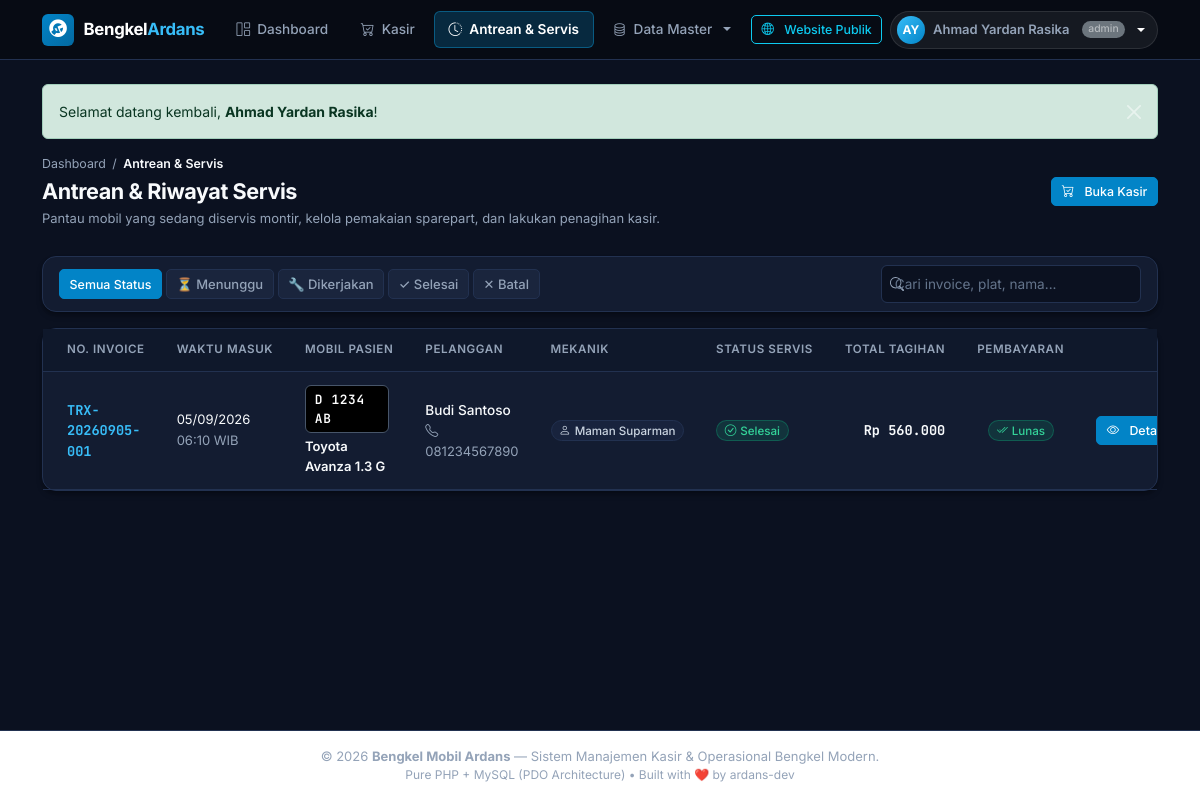
The page /transaksi.php (signed in) on the database its author committed.
### tables this page shows
CREATE TABLE transaksi (
    id_transaksi INT AUTO_INCREMENT PRIMARY KEY,
    kode_transaksi VARCHAR(30) NOT NULL UNIQUE COMMENT 'Nomor invoice resmi (misal: TRX-20260905-001)',
    id_kendaraan INT NOT NULL COMMENT 'Mobil yang dikerjakan',
    id_mekanik INT NOT NULL COMMENT 'Mekanik penanggung jawab servis',
    id_admin INT NULL COMMENT 'Kasir yang memproses nota pembayaran',
    kilometer INT DEFAULT 0 COMMENT 'Angka odometer spedometer saat mobil masuk',
    keluhan TEXT NOT NULL COMMENT 'Masalah yang dirasakan pemilik kendaraan',
    catatan_mekanik TEXT NULL COMMENT 'Hasil diagnosa dan saran perawatan mekanik',
    tanggal DATETIME DEFAULT CURRENT_TIMESTAMP COMMENT 'Waktu penerimaan servis',
    status_servis ENUM('Menunggu', 'Dikerjakan', 'Selesai', 'Dibatalkan') DEFAULT 'Menunggu' COMMENT 'Alur pengerjaan mobil',
    metode_pembayaran ENUM('Tunai', 'Transfer Bank', 'QRIS') DEFAULT 'Tunai' COMMENT 'Cara bayar pelanggan',
    total_jasa DECIMAL(12, 2) NOT NULL DEFAULT 0.00 COMMENT 'Subtotal akumulasi seluruh biaya jasa',
    total_sparepart DECIMAL(12, 2) NOT NULL DEFAULT 0.00 COMMENT 'Subtotal akumulasi seluruh biaya sparepart',
    total_biaya DECIMAL(12, 2) NOT NULL DEFAULT 0.00 COMMENT 'Total akhir yang wajib dibayar pelanggan',
    jumlah_bayar DECIMAL(12, 2) NOT NULL DEFAULT 0.00 COMMENT 'Uang tunai/transfer yang diserahkan pelanggan',
    kembalian DECIMAL(12, 2) NOT NULL DEFAULT 0.00 COMMENT 'Uang kembalian yang diberikan kasir',
    status_pembayaran ENUM('Belum Lunas', 'Lunas') DEFAULT 'Belum Lunas' COMMENT 'Status tagihan kasir',
    CONSTRAINT fk_transaksi_kendaraan 
        FOREIGN KEY (id_kendaraan) REFERENCES kendaraan(id_kendaraan) 
        ON DELETE RESTRICT ON UPDATE CASCADE,
    CONSTRAINT fk_transaksi_mekanik 
        FOREIGN KEY (id_mekanik) REFERENCES mekanik(id_mekanik) 
        ON DELETE RESTRICT ON UPDATE CASCADE,
    CONSTRAINT fk_transaksi_admin 
        FOREIGN KEY (id_admin) REFERENCES admin(id_admin) 
        ON DELETE SET NULL ON UPDATE CASCADE
);

CREATE TABLE kendaraan (
    id_kendaraan INT AUTO_INCREMENT PRIMARY KEY,
    id_pelanggan INT NOT NULL COMMENT 'ID pemilik mobil (Foreign Key ke tabel pelanggan)',
    plat_nomor VARCHAR(20) NOT NULL UNIQUE COMMENT 'Nomor polisi unik mobil (misal: D 1234 AB)',
    merek VARCHAR(50) NOT NULL COMMENT 'Pabrikan mobil (misal: Toyota, Honda, Daihatsu)',
    tipe VARCHAR(50) NOT NULL COMMENT 'Model spesifik mobil (misal: Avanza 1.3 G, Brio Satya)',
    tahun INT NULL COMMENT 'Tahun perakitan mobil untuk panduan spesifikasi suku cadang',
    transmisi ENUM('Manual', 'Matic') DEFAULT 'Manual' COMMENT 'Tipe transmisi mobil',
    warna VARCHAR(30) NULL COMMENT 'Warna mobil untuk memudahkan identifikasi di bengkel',
    created_at TIMESTAMP DEFAULT CURRENT_TIMESTAMP,
    CONSTRAINT fk_kendaraan_pelanggan 
        FOREIGN KEY (id_pelanggan) REFERENCES pelanggan(id_pelanggan) 
        ON DELETE CASCADE ON UPDATE CASCADE
);

CREATE TABLE pelanggan (
    id_pelanggan INT AUTO_INCREMENT PRIMARY KEY,
    nama VARCHAR(100) NOT NULL COMMENT 'Nama lengkap pelanggan',
    no_telepon VARCHAR(20) NOT NULL COMMENT 'Nomor WhatsApp/HP untuk konfirmasi servis selesai',
    alamat TEXT NULL COMMENT 'Alamat tempat tinggal pelanggan',
    created_at TIMESTAMP DEFAULT CURRENT_TIMESTAMP COMMENT 'Waktu pertama kali terdaftar'
);

CREATE TABLE mekanik (
    id_mekanik INT AUTO_INCREMENT PRIMARY KEY,
    nama_mekanik VARCHAR(100) NOT NULL COMMENT 'Nama teknisi bengkel',
    no_telepon VARCHAR(20) NULL COMMENT 'Nomor kontak mekanik',
    keahlian VARCHAR(100) NULL COMMENT 'Spesialisasi (misal: Mesin, Kelistrikan, Kaki-kaki)',
    status ENUM('Aktif', 'Cuti', 'Nonaktif') DEFAULT 'Aktif' COMMENT 'Status kesiapan montir',
    alamat TEXT NULL COMMENT 'Alamat domisili teknisi',
    created_at TIMESTAMP DEFAULT CURRENT_TIMESTAMP
);

### transaksi.php (the view, shortened to what this page needs)
<?php
$filter_status = $_GET['status'] ?? 'Semua';
$sql = "
    SELECT t.*,
           k.plat_nomor, k.merek, k.tipe,
           p.nama AS nama_pelanggan, p.no_telepon,
           m.nama_mekanik
    FROM transaksi t
    JOIN kendaraan k ON t.id_kendaraan = k.id_kendaraan
    JOIN pelanggan p ON k.id_pelanggan = p.id_pelanggan
    JOIN mekanik m ON t.id_mekanik = m.id_mekanik
";
$params = [];
$sql .= " ORDER BY t.id_transaksi DESC";
$stmt = db()->prepare($sql);
$stmt->execute($params);
$transaksi_list = $stmt->fetchAll();
include __DIR__ . '/includes/header.php';
?>
<div class="page-header-box">
    <div>
        <ul class="breadcrumb-custom">
            <li><a href="dashboard.php">Dashboard</a></li>
            <li>/</li>
            <li class="active">Antrean & Servis</li>
        </ul>
        <h1 class="page-title mb-1">Antrean & Riwayat Servis</h1>
        <p class="page-subtitle mb-0">Pantau mobil yang sedang diservis montir, kelola pemakaian sparepart, dan lakukan penagihan kasir.</p>
    </div>
    <div class="d-flex align-items-center gap-2">
        <a href="kasir.php" class="btn btn-primary btn-sm">
            <i class="bi bi-cart-check me-1"></i> Buka Kasir
        </a>
    </div>
</div>
<div class="card mb-3">
    <div class="card-body py-2 px-3">
        <div class="d-flex align-items-center justify-content-between flex-wrap gap-2">
            <div class="d-flex gap-1 overflow-x-auto">
                <?php
                $statuses = ['Semua', 'Menunggu', 'Dikerjakan', 'Selesai', 'Dibatalkan'];
                foreach ($statuses as $st):
                ?>
                    <a class="btn btn-sm <?= $filter_status === $st ? 'btn-primary' : 'btn-light border text-muted' ?>"
                       href="transaksi.php?status=<?= urlencode($st) ?>">
                        <?php if ($st === 'Semua'): ?>
                            Semua Status
                        <?php elseif ($st === 'Menunggu'): ?>
                            ⏳ Menunggu
                        <?php elseif ($st === 'Dikerjakan'): ?>
                            🔧 Dikerjakan
                        <?php elseif ($st === 'Selesai'): ?>
                            ✓ Selesai
                        <?php else: ?>
                            ✕ Batal
                        <?php endif; ?>
                    </a>
                <?php endforeach; ?>
            </div>
            <input type="text" id="filterInput" class="form-control form-control-sm table-search-input" placeholder="Cari invoice, plat, nama..." onkeyup="filterTabel()">
        </div>
    </div>
</div>
<div class="card">
    <div class="card-body p-0">
        <div class="table-responsive">
            <table class="table align-middle" id="tableAntrean">
                <thead>
                    <tr>
                        <th class="ps-4">No. Invoice</th>
                        <th>Waktu Masuk</th>
                        <th>Mobil Pasien</th>
                        <th>Pelanggan</th>
                        <th>Mekanik</th>
                        <th>Status Servis</th>
                        <th class="text-end">Total Tagihan</th>
                        <th class="text-center">Pembayaran</th>
                        <th class="text-end pe-4">Aksi</th>
                    </tr>
                </thead>
                <tbody>
                    <?php if (empty($transaksi_list)): ?>
                        <tr>
                            <td colspan="9" class="text-center py-5 text-muted">
                                <i class="bi bi-receipt fs-2 d-block mb-2 text-secondary"></i>
                                Belum ada riwayat transaksi dengan filter status ini.
                            </td>
                        </tr>
                    <?php else: ?>
                        <?php foreach ($transaksi_list as $row): ?>
                            <tr>
                                <td class="ps-4">
                                    <a href="detail_transaksi.php?id=<?= (int)$row['id_transaksi'] ?>" class="font-mono fw-bold text-primary text-decoration-none">
                                        <?= e($row['kode_transaksi']) ?>
                                    </a>
                                </td>
                                <td>
                                    <div class="text-dark small"><?= date('d/m/Y', strtotime($row['tanggal'])) ?></div>
                                    <small class="text-muted"><?= date('H:i', strtotime($row['tanggal'])) ?> WIB</small>
                                </td>
                                <td>
                                    <span class="badge-plat me-1"><?= e($row['plat_nomor']) ?></span>
                                    <div class="small fw-semibold text-dark mt-1"><?= e($row['merek']) ?> <?= e($row['tipe']) ?></div>
                                </td>
                                <td>
                                    <div class="fw-medium text-dark"><?= e($row['nama_pelanggan']) ?></div>
                                    <small class="text-muted"><i class="bi bi-telephone me-1"></i><?= e($row['no_telepon']) ?></small>
                                </td>
                                <td>
                                    <span class="badge bg-light text-dark border">
                                        <i class="bi bi-person me-1"></i><?= e($row['nama_mekanik']) ?>
                                    </span>
                                </td>
                                <td>
                                    <?php if ($row['status_servis'] === 'Menunggu'): ?>
                                        <span class="badge badge-warning-subtle"><i class="bi bi-clock me-1"></i>Menunggu</span>
                                    <?php elseif ($row['status_servis'] === 'Dikerjakan'): ?>
                                        <span class="badge badge-info-subtle"><i class="bi bi-gear me-1"></i>Dikerjakan</span>
                                    <?php elseif ($row['status_servis'] === 'Selesai'): ?>
                                        <span class="badge badge-success-subtle"><i class="bi bi-check-circle me-1"></i>Selesai</span>
                                    <?php else: ?>
                                        <span class="badge badge-danger-subtle"><i class="bi bi-x-circle me-1"></i>Batal</span>
                                    <?php endif; ?>
                                </td>
                                <td class="text-end font-mono fw-bold text-dark">
                                    <?= rupiah($row['total_biaya']) ?>
                                </td>
                                <td class="text-center">
                                    <?php if ($row['status_pembayaran'] === 'Lunas'): ?>
                                        <span class="badge badge-success-subtle"><i class="bi bi-check2-all me-1"></i>Lunas</span>
                                    <?php else: ?>
                                        <span class="badge badge-danger-subtle"><i class="bi bi-hourglass me-1"></i>Belum Bayar</span>
                                    <?php endif; ?>
                                </td>
                                <td class="text-end pe-4">
                                    <div class="table-actions">
                                        <a href="detail_transaksi.php?id=<?= (int)$row['id_transaksi'] ?>"
                                           class="btn btn-primary btn-sm" title="Buka Kasir / Pengerjaan">
                                            <i class="bi bi-eye me-1"></i> Detail
                                        </a>
                                    </div>
                                </td>
                            </tr>
                        <?php endforeach; ?>
                    <?php endif; ?>
                </tbody>
            </table>
        </div>
    </div>
</div>
<?php include __DIR__ . '/includes/footer.php'; ?>

### rows shown on the page
transaksi: kode_transaksi "TRX-20260905-001", tanggal "05/09/2026", tanggal "06:10", id_kendaraan.plat_nomor "D 1234 AB", id_kendaraan.merek "Toyota", id_kendaraan.tipe "Avanza 1.3 G", pelanggan.nama "Budi Santoso", pelanggan.no_telepon "081234567890", id_mekanik.nama_mekanik "Maman Suparman", status_servis "Selesai" (drawn), total_biaya "Rp 560.000", status_pembayaran "Lunas" (drawn)

### other values the page prints
$inisial "AY"
$user_login['nama'] "Ahmad Yardan Rasika"
$user_login['role'] "admin"
strip_tags($flash['message'], '<b><strong><i><code><br>') "Selamat datang kembali, Ahmad Yardan Rasika !"
